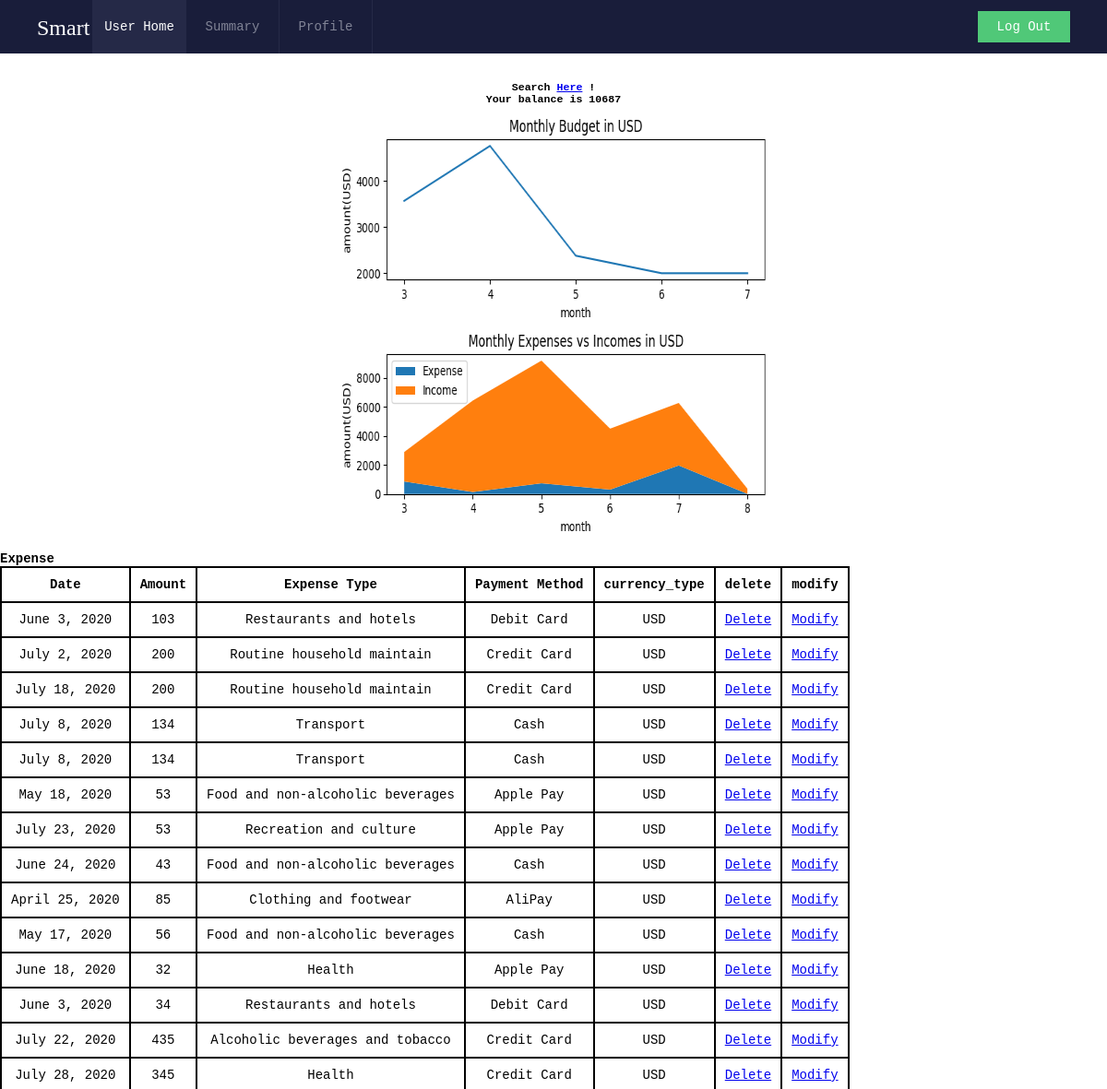
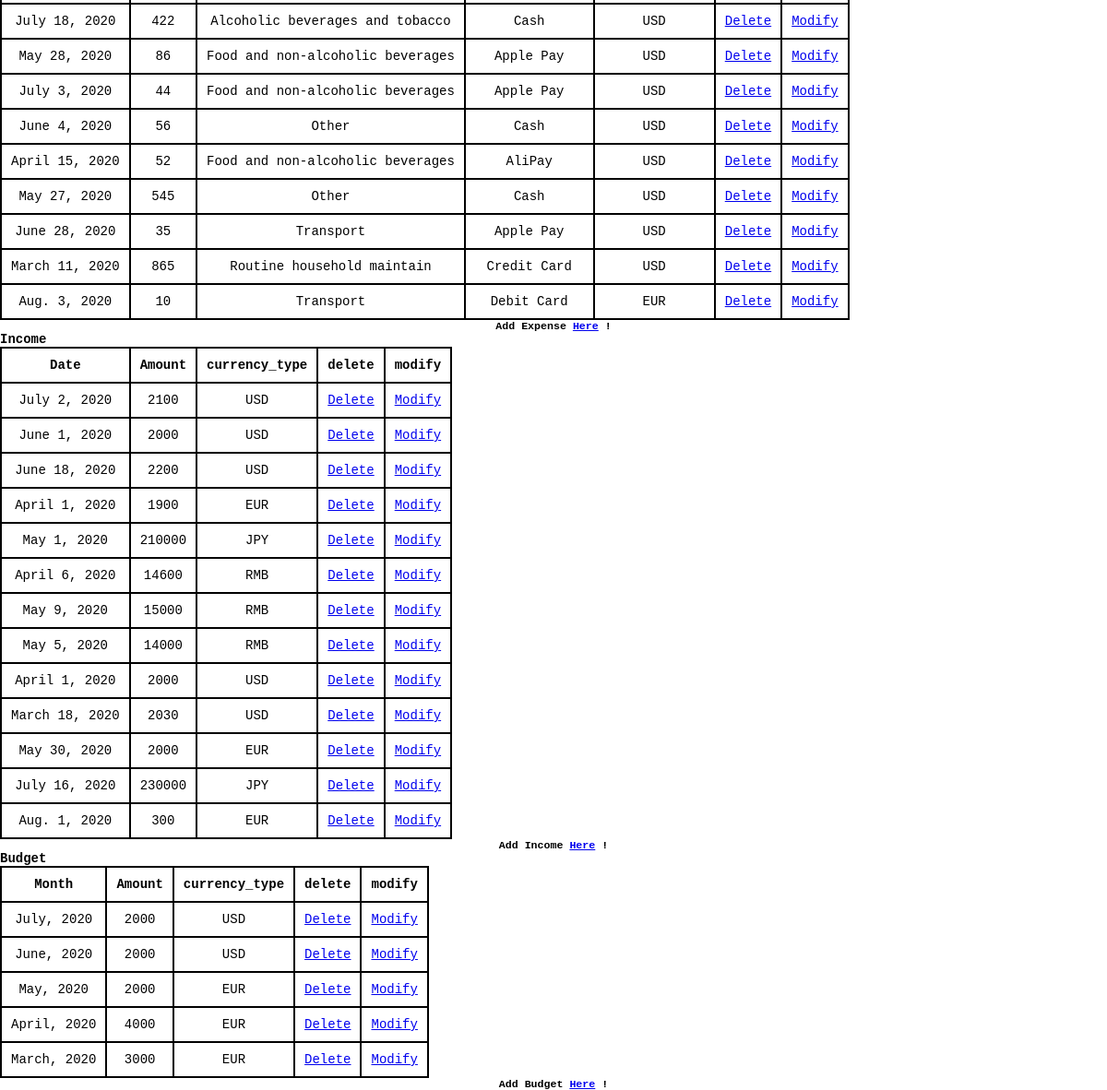
/records/home/1/ (signed in), run on the app's committed database (2 pictures, top to bottom).
### records/models.py (models this page shows, shortened)
class Expense(models.Model):
    user = models.ForeignKey(User, on_delete=models.CASCADE)
    amount = models.IntegerField(default=0)
    day = models.DateField(default=date.today)
    expense_type = models.CharField(
        max_length=50,
        default='Routine household maintain',
    )
    payment_method = models.CharField(
        max_length=20,
        default='Credit Card',
    )
    currency_type = models.CharField(
        max_length=10,
        default='USD',
    )
    amount_usd = models.IntegerField(default=0)

class Income(models.Model):
    user = models.ForeignKey(User, on_delete=models.CASCADE)
    currency_type = models.CharField(max_length=10, default='USD')
    amount = models.IntegerField(default=0)
    day = models.DateField(default=date.today)
    amount_usd = models.IntegerField(default=0)

class Budget(models.Model):
    user = models.ForeignKey(User, on_delete=models.CASCADE)
    amount = models.IntegerField(default=0)
    day = models.DateField(default=date.today)
    currency_type = models.CharField(max_length=10, default='USD')
    amount_usd = models.IntegerField(default=0)
    def month_budget(self):
        return self.day.strftime('%B, %Y')

### records/views.py (the view)
# urls.py: 2. Add a URL to urlpatterns:  path('', views.home, name='home')
@login_required(login_url='/records/login/')
def home(request, id):
    user = User.objects.get(id=id)
    if request.method == 'POST':
        if request.user != user:
            return HttpResponse("You have no authority to change it.")
    expense = Expense.objects.filter(user_id=id)
    income = Income.objects.filter(user_id=id)
    budget = Budget.objects.filter(user_id=id)
    plot = home_plot(id)
    if budget or income or expense:
        balance = get_balance(id)
    else:
        balance = 0
    context = {'user': user, 'expense': expense, 'income': income, 'budget': budget, 'plot': plot, 'balance': balance}
    return render(request, 'records/home.html', context)

### records/views.py (called while the page is built)
def update_all_usd_amount(uid):
    update_usd_amount(Income, uid)
    update_usd_amount(Expense, uid)
    update_usd_amount(Budget, uid)

def update_usd_amount(table_type, uid):
    table_obj = table_type.objects.filter(user_id=uid)
    exchange_map = {"RMB": 0.14, "JPY": 0.0096, "EUR": 1.19, "USD": 1}
    for obj in table_obj:
        obj.amount_usd = obj.amount * exchange_map[obj.currency_type]
        obj.save()

def home_plot(id):
    update_all_usd_amount(id)
    matplotlib.use('agg')
    plt.close('all')
    fig, axs = plt.subplots(2)
    budget_month(id, axs[0])
    income_expense_month(id, axs[1])
    plt.tight_layout()
    fig = plt.gcf()
    buf = io.BytesIO()
    fig.savefig(buf, format='png')
    buf.seek(0)
    string = base64.b64encode(buf.read())
    uri = urllib.parse.quote(string)
    return uri

def budget_month(id, ax):
    update_all_usd_amount(id)
    budget_month = Budget.objects.filter(user_id=id) \
        .annotate(month=ExtractMonth('day')) \
        .values('month') \
        .annotate(sum=Sum('amount_usd')) \
        .order_by('month')
    x = []
    budg_per_mon = []
    for i in budget_month:
        x.append(i['month'])
        budg_per_mon.append(i['sum'])
    ax.plot(x, budg_per_mon)
    ax.set_xticks(x)
    ax.set_xlabel('month')
    ax.set_ylabel('amount(USD)')
    ax.set_title("Monthly Budget in USD")

def get_balance(uid):
    from django.db import connection
    cursor = connection.cursor()
    sql = """SELECT u.user_id, total_expense, total_budget, total_budget - total_expense as balance
                    FROM records_userprofile u JOIN
            (SELECT e.user_id, SUM(e.amount_usd) as total_expense, temp.total_budget
            FROM records_expense e
            LEFT OUTER JOIN (SELECT b.user_id, SUM(b.amount_usd) as total_budget
            FROM records_budget b GROUP BY b.user_id) as temp ON e.user_id = temp.user_id
            GROUP BY e.user_id) as tem on u.user_id = tem.user_id AND u.user_id={0}
                        """.format(uid)
    cursor.execute(sql)
    balance = cursor.fetchall()[0][3]
    return balance

### records/templates/records/home.html (shortened to what this page needs)
<!DOCTYPE html>
<html lang="en">
<head>
</head>
<body>
    <div class="header">
        <div class="inner_c">
            <div class="logo">
                <p style="vertical-align: middle; color: white; font-family: fantasy; font-size: 24px;">Smart Coin</p>
            </div>
            <div class="nav">
                <ul>
                    <li><a href="{% url 'records:home' user.id %}" class="current">User Home</a></li>
                    <li ><a href="{% url 'records:summary' user.id %}">Summary</a></li>
                    <li class="last"><a href="{% url 'records:edit' user.id %}">Profile</a></li>
                </ul>
            </div>
            <div class="jrwm_box">
                <div class="jrwm">
                    <a href="{% url 'records:user_logout' %}" role="button">Log Out</a>
                </div>
            </div>
        </div>
    </div>
<div class="container" style="text-align: center;">
    <div class="row">
        <div style="position: relative; top: 30px; text-align: center;">
            <h5>Search <a href='{% url "records:search" user.id %}'>Here</a> !</h5>
            <h5>Your balance is {{ balance }}</h5>
            <img alt="" height="480" width="480">
            <table class="record">
                <caption style="text-align: left; font-family: 'Courier New', Courier, monospace; font-weight: bold;" >Expense</caption>
                <thead>
                <tr>
                    <th>Date</th>
                    <th>Amount</th>
                    <th>Expense Type</th>
                    <th>Payment Method</th>
                    <th>currency_type</th>
                    <th>delete</th>
                    <th>modify</th>
                </tr>
                </thead>
                <tbody>
                {% for ep in expense %}
                    <tr>
                        <td>{{ ep.day }}</td>
                        <td>{{ ep.amount }}</td>
                        <td>{{ ep.expense_type }}</td>
                        <td>{{ ep.payment_method }}</td>
                        <td>{{ ep.currency_type }}</td>
                        <td><a href="{% url 'records:expense_delete' user_id=ep.user_id id=ep.id %}" role="button">Delete</a></td>
                        <td><a href="{% url 'records:expense_change' user_id=ep.user_id id=ep.id %}" role="button">Modify</a></td>
                    </tr>
                {% endfor %}
                </tbody>
            </table>
            <h5>Add Expense <a href='{% url "records:expense_add" user.id %}'>Here</a> !</h5>
        </div>
        <div style="position: relative; top: 30px;">
        <table>
            <caption style="text-align: left; font-family: 'Courier New', Courier, monospace; font-weight: bold;" >Income</caption>
            <thead>
            <tr>
                <th>Date</th>
                <th>Amount</th>
                <th>currency_type</th>
                <th>delete</th>
                <th>modify</th>
            </tr>
            </thead>
            <tbody>
            {% for icm in income %}
                <tr>
                    <td>{{ icm.day }}</td>
                    <td>{{ icm.amount }}</td>
                    <td>{{ icm.currency_type }}</td>
                    <td><a href="{% url 'records:income_delete' user_id=icm.user_id id=icm.id %}" role="button">Delete</a></td>
                    <td><a href="{% url 'records:income_change' user_id=icm.user_id id=icm.id %}" role="button">Modify</a></td>
                </tr>
            {% endfor %}
            </tbody>
        </table>
        <h5>Add Income <a href='{% url "records:income_add" user.id %}'>Here</a> !</h5>
    </div>
        <div style="position: relative; top: 30px;">
        <table>
            <caption style="text-align: left; font-family: 'Courier New', Courier, monospace; font-weight: bold;" >Budget</caption>
            <thead>
            <tr>
                <th>Month</th>
                <th>Amount</th>
                <th>currency_type</th>
                <th>delete</th>
                <th>modify</th>
            </tr>
            </thead>
            <tbody>
            {% for bdg in budget %}
                <tr>
                    <td>{{ bdg.month_budget }}</td>
                    <td>{{ bdg.amount }}</td>
                    <td>{{ bdg.currency_type }}</td>
                    <td><a href="{% url 'records:budget_delete' user_id=bdg.user_id id=bdg.id %}" role="button">Delete</a></td>
                    <td><a href="{% url 'records:budget_change' user_id=bdg.user_id id=bdg.id %}" role="button">Modify</a></td>
                </tr>
            {% endfor %}
            </tbody>
        </table>
        <h5>Add Budget <a href='{% url "records:budget_add" user.id %}'>Here</a> !</h5>
        </div>
    </div>
</div>
</body>
</html>

### records/templates/records/home.html (style rules this page uses)
* { margin: 0px; padding: 0px; }
body { font-size: 14px; font-family: 'Courier New', Courier, monospace; }
.header { height: 58px; background-color: #191D3A; }
.inner_c { width: 1000px; margin: 0 auto; }
.header .logo { padding: 17px 0; position: absolute; left: 40px; }
.header .nav { position: absolute; }
.header .nav ul { list-style: none; }
.header .nav ul li { float: left; width: 100px; line-height: 58px; border-left: 1px solid #252947; }
.header .nav ul li.last { border-right: 1px solid #252947; }
.header .nav ul li a { display: block; height: 58px; text-decoration: none; color:#818496; text-align: center; }
.header .nav ul li a.current { color:white; background: #252947; }
.header .jrwm_box { float: left; height: 58px; width: 100px; padding-left: 48px; padding-top: 12px; position: absolute; right: 40px; }
.header .jrwm_box .jrwm { height: 34px; background-image: url("/static/records/green.png"); background-repeat: no-repeat; text-align: center; }
.header .jrwm_box .jrwm a { display: block; line-height: 34px; text-decoration: none; color: white; }
table, th, td { border: 2px solid black; border-collapse: collapse; padding: 10px; text-align: center; }
.record { text-align: center; }

### data on the page
Expense: day "June 3, 2020", amount "103", expense_type "Restaurants and hotels", payment_method "Debit Card", currency_type "USD"
Expense: day "July 2, 2020", amount "200", expense_type "Routine household maintain", payment_method "Credit Card", currency_type "USD"
Expense: day "July 18, 2020", amount "200", expense_type "Routine household maintain", payment_method "Credit Card", currency_type "USD"
Expense: day "July 8, 2020", amount "134", expense_type "Transport", payment_method "Cash", currency_type "USD"
Expense: day "July 8, 2020", amount "134", expense_type "Transport", payment_method "Cash", currency_type "USD"
Expense: day "May 18, 2020", amount "53", expense_type "Food and non-alcoholic beverages", payment_method "Apple Pay", currency_type "USD"
Expense: day "July 23, 2020", amount "53", expense_type "Recreation and culture", payment_method "Apple Pay", currency_type "USD"
Expense: day "June 24, 2020", amount "43", expense_type "Food and non-alcoholic beverages", payment_method "Cash", currency_type "USD"
Expense: day "April 25, 2020", amount "85", expense_type "Clothing and footwear", payment_method "AliPay", currency_type "USD"
Expense: day "May 17, 2020", amount "56", expense_type "Food and non-alcoholic beverages", payment_method "Cash", currency_type "USD"
Expense: day "June 18, 2020", amount "32", expense_type "Health", payment_method "Apple Pay", currency_type "USD"
Expense: day "June 3, 2020", amount "34", expense_type "Restaurants and hotels", payment_method "Debit Card", currency_type "USD"
Expense: day "July 22, 2020", amount "435", expense_type "Alcoholic beverages and tobacco", payment_method "Credit Card", currency_type "USD"
Expense: day "July 28, 2020", amount "345", expense_type "Health", payment_method "Credit Card", currency_type "USD"
Expense: day "July 18, 2020", amount "422", expense_type "Alcoholic beverages and tobacco", payment_method "Cash", currency_type "USD"
Expense: day "May 28, 2020", amount "86", expense_type "Food and non-alcoholic beverages", payment_method "Apple Pay", currency_type "USD"
Expense: day "July 3, 2020", amount "44", expense_type "Food and non-alcoholic beverages", payment_method "Apple Pay", currency_type "USD"
Expense: day "June 4, 2020", amount "56", expense_type "Other", payment_method "Cash", currency_type "USD"
Expense: day "April 15, 2020", amount "52", expense_type "Food and non-alcoholic beverages", payment_method "AliPay", currency_type "USD"
Expense: day "May 27, 2020", amount "545", expense_type "Other", payment_method "Cash", currency_type "USD"
Expense: day "June 28, 2020", amount "35", expense_type "Transport", payment_method "Apple Pay", currency_type "USD"
Expense: day "March 11, 2020", amount "865", expense_type "Routine household maintain", payment_method "Credit Card", currency_type "USD"
Expense: day "Aug. 3, 2020", amount "10", expense_type "Transport", payment_method "Debit Card", currency_type "EUR"
Income: day "July 2, 2020", amount "2100", currency_type "USD"
Income: day "June 1, 2020", amount "2000", currency_type "USD"
Income: day "June 18, 2020", amount "2200", currency_type "USD"
Income: day "April 1, 2020", amount "1900", currency_type "EUR"
Income: day "May 1, 2020", amount "210000", currency_type "JPY"
Income: day "April 6, 2020", amount "14600", currency_type "RMB"
Income: day "May 9, 2020", amount "15000", currency_type "RMB"
Income: day "May 5, 2020", amount "14000", currency_type "RMB"
Income: day "April 1, 2020", amount "2000", currency_type "USD"
Income: day "March 18, 2020", amount "2030", currency_type "USD"
Income: day "May 30, 2020", amount "2000", currency_type "EUR"
Income: day "July 16, 2020", amount "230000", currency_type "JPY"
Income: day "Aug. 1, 2020", amount "300", currency_type "EUR"
Budget: month_budget "July, 2020", amount "2000", currency_type "USD"
Budget: month_budget "June, 2020", amount "2000", currency_type "USD"
Budget: month_budget "May, 2020", amount "2000", currency_type "EUR"
Budget: month_budget "April, 2020", amount "4000", currency_type "EUR"
Budget: month_budget "March, 2020", amount "3000", currency_type "EUR"

### other printed values
{{ balance }} "10687"
